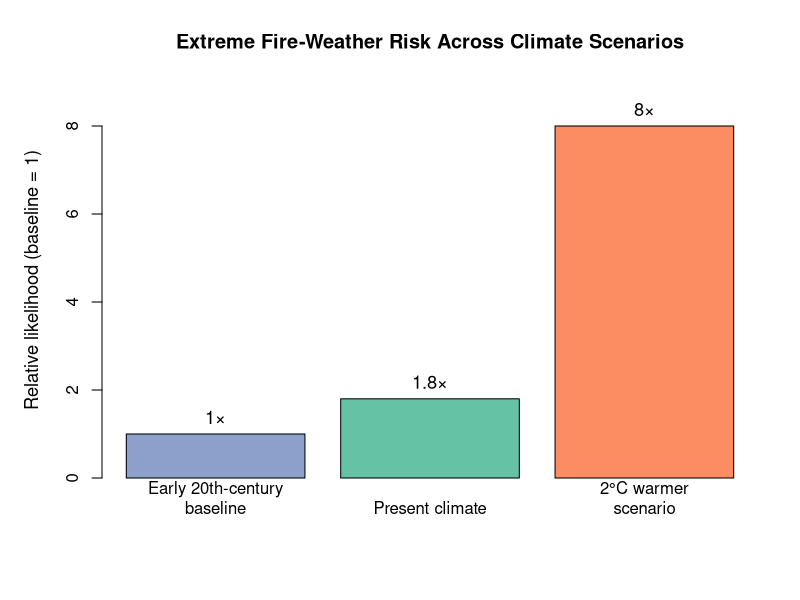

Generate this figure with R:
# Figure 1: Relative likelihood of extreme fire weather
# Values summarised from van Oldenborgh et al. (2021)

climate <- c(
  "Early 20th-century\nbaseline",
  "Present climate",
  "2°C warmer\nscenario"
)

relative_likelihood <- c(1, 1.8, 8)

# Save the figure in the blog post folder
png(
  filename = "posts/welcome/figure1.png",
  width = 1200,
  height = 750,
  res = 140
)

par(mar = c(6, 5, 4, 2) + 0.1)

bar_positions <- barplot(
  relative_likelihood,
  names.arg = climate,
  col = c("#8DA0CB", "#66C2A5", "#FC8D62"),
  ylim = c(0, 9),
  ylab = "Relative likelihood (baseline = 1)",
  main = "Extreme Fire-Weather Risk Across Climate Scenarios",
  cex.names = 1,
  cex.lab = 1.1,
  cex.main = 1.2
)

text(
  x = bar_positions,
  y = relative_likelihood,
  labels = c("1×", "1.8×", "8×"),
  pos = 3,
  cex = 1.1
)

dev.off()
